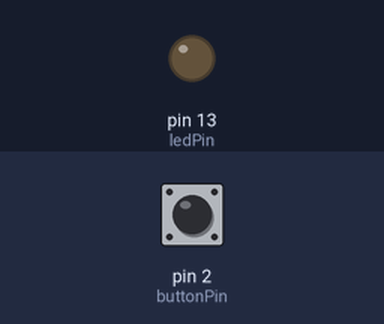
This sketch was run on a simulated Arduino Uno, built with avr-gcc and run on an emulated ATmega328P. On the bench: output pins drawn as LEDs (lit = HIGH). The test bench sets the inputs (shaded band); at power-on: pin 2 (buttonPin) LOW.

Above: at 1.2 s.
1.3 s: pin 2 (buttonPin) pulled HIGH for 0.15 s
At 1.37 s:
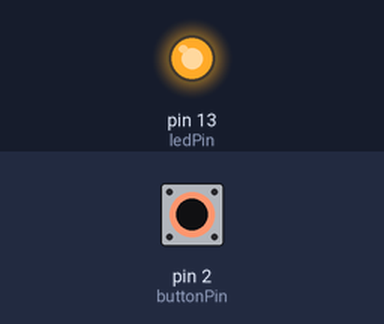
4.4 s: pin 2 (buttonPin) pulled HIGH for 3.2 s
At 8.5 s:
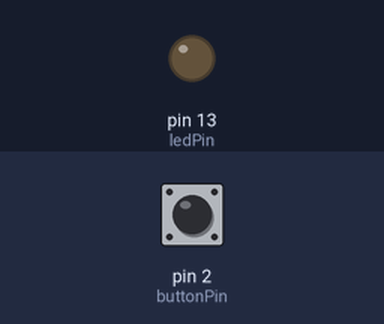
Timing chart, 0 to 10.0 s (numbered marks = the images above; inputs shaded):
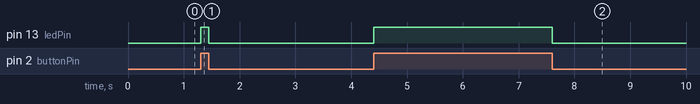

The sketch:

Meteor_SerialPort_Button.ino.ino
```cpp
const int buttonPin = 2;     // the number of the pushbutton pin
const int ledPin = 13;       // number of LED pin
const int lightOff = 0x00;
const int lightOn = 0x01;
const int lightState = 0x02;

int buttonState = 0;         // variable for reading the pushbutton status
int incomingByte = lightOff; // variable for byte from server

void setup()
{
  pinMode(ledPin, OUTPUT);   // initialize the LED pin as an output
  Serial.begin(9600);
  pinMode(buttonPin, INPUT); // initialize the pushbutton pin as an input
}

void sendData() {
        Serial.print("\n{");
        Serial.print("\n\"pin\": ");
        Serial.print(buttonPin);
        Serial.print(",");
        Serial.print("\n\"state\":");
        //Serial.print(digitalRead(pin));
        Serial.print(digitalRead(buttonPin)); // send the button state;
        Serial.print(",");
        Serial.print("\n\"messageType\":\"buttonPress\"");
        //Serial.println("\n}");
}

void printFooter () {
  Serial.println("\n}");
}

void loop()
{
  if (Serial.available() > 0) {
    sendData();
    printFooter();
    digitalWrite(ledPin, digitalRead(buttonPin));
  }

  digitalWrite(ledPin, digitalRead(buttonPin)); // LED is on if the button is on, vice versa
}
```

Measured:
- after the input at 1.3 s, pin 13 (ledPin): LOW → HIGH at once, → LOW 0.15 s later
- after the input at 4.4 s, pin 13 (ledPin): LOW → HIGH at once, → LOW 3.2 s later
